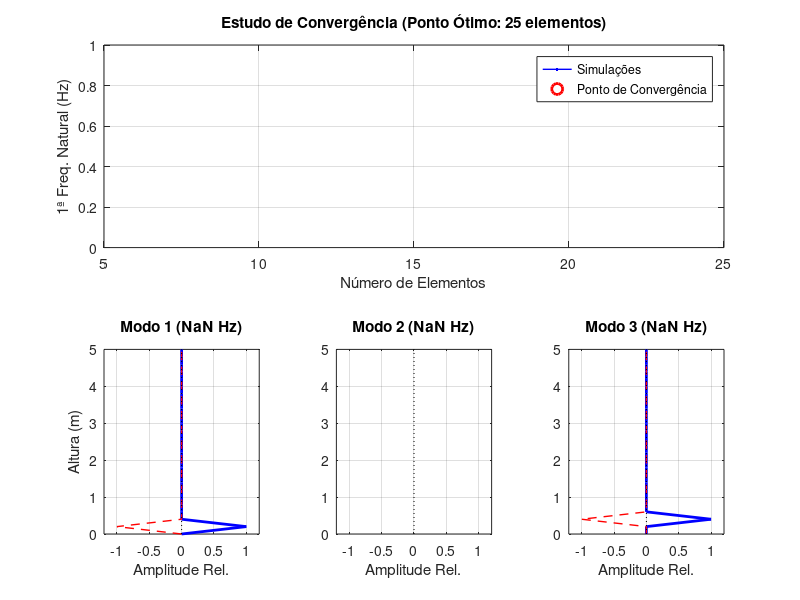

MATLAB code for this plot: (Note: this script raises an error after producing the figure.)
% =========================================================================
% PEC_MATLAB_A - MODAL ANALYSIS & FINITE ELEMENT NUMBER CONVERGENCE PLOT
% =========================================================================

clear; clc;

L_total   = input('Total Lenght (m): ');      
d_ext_mm  = input('External diameter (mm): ');
thick_mm  = input('Thickness (mm): ');
n_sim     = input('Número de simulações (n): ');
numel_base = input('Nº de Elementos inicial: ');
numel_inc  = input('Incremento de elementos: ');

disp(' ')
disp('Material:')
disp('-----------------------------------------')
disp('0 - Stainless Steel')
disp('1 - Aluminium')
disp('2 - PVC')
disp('3 for Other')
disp('-----------------------------------------')
material = input(' < ');
   
if isempty(material) || material < 0 || material > 3
    disp('--------------------------')
    disp('ERROR IN INPUT ')
    disp('Material has been set to 0 (Steel)')
    disp('--------------------------')
    material = 0;
end

if material == 0
    dens  = 7850;        
    Y_MOD = 210;         
    n2 = 'Aço';
elseif material == 1
    dens  = 2700;        
    Y_MOD = 70;          
    n2 = 'Alumínio';
elseif material == 2
    dens  = 1300;          
    Y_MOD = 2.41;          
    n2 = 'PVC';
else
    dens  = input('Material density (kg/m3): ');
    Y_MOD = input('Young Modulus (GPa): ');
    n2 = input('Nome do Material: ');
end
 
E = Y_MOD * 1e9; 

disp(' ')
disp('Tipo de Torre:')
disp('-----------------------------------------')
disp('0 - Lisa')
disp('1 - Flangeada')
disp('2 - Encaixe')
disp('-----------------------------------------')
torre = input(' < ');

posicoes_flange = []; 
massa_f = 0; 
J_flange = 0;
n_encaixes = 0;
n1 = ''; n3 = ''; n4 = '';

if isempty(torre) || torre < 0 || torre > 2
    disp('--------------------------')
    disp('ERROR IN INPUT ')
    disp('Torre has been set to 0 (Lisa)')
    disp('--------------------------')
    torre = 0;
end

if torre == 0
    posicoes_flange = [];
    n1 = 'Lisa';

elseif torre == 1
    n1 = 'Flangeada';
    disp(' ')
    n_flanges = input('\n Quantas flanges deseja adicionar? ');
    d_ext_f = input('Diâmetro Externo das Flanges (mm): ');
    massa_f = input('Massa de cada flange (Kg): ');

    posicoes_flange = zeros(1, n_flanges);
    for p = 1:n_flanges
        posicoes_flange(p) = input(['Posição da flange ' num2str(p) ' (0 a 1 da altura): ']);
    end
    
    disp(' ')
    disp('Haverá variação de diâmetro entre as secções?')
    disp('0 - Não (Diâmetro constante em toda a torre)')
    disp('1 - Sim (Definir diâmetro para cada secção)')
    var_diam = input(' < ');
    
    if var_diam == 1
        n3 = 'com variação de diâmetro entre secções';
        diams_seccoes = zeros(1, n_flanges + 1);
        
        diams_seccoes(1) = d_ext_mm; 
        fprintf('Diâmetro da secção 1 (Base): %.0f mm (definido no início)\n', d_ext_mm);
        
        for s = 2:n_flanges + 1
            diams_seccoes(s) = input(['Diâmetro da secção ' num2str(s) ' (mm): ']);
        end
    else
        n3 = 'sem variação de diâmetro entre secções';
        diams_seccoes = ones(1, n_flanges + 1) * d_ext_mm;
    end
    
    r_ext_f = (d_ext_f / 2) / 1000;
    r_int_f = ((diams_seccoes(1)/2) - thick_mm) / 1000; 
    J_flange = 0.5 * massa_f * (r_ext_f^2 + r_int_f^2);

    if isempty(posicoes_flange)
        posicoes_flange = []; 
        fprintf('Nenhuma flange adicionada.\n');
    end
    

elseif torre == 2
    n1 = 'de Encaixe';
    
    disp(' ')
    disp('A geometria base da torre é:')
    disp('0 - Telescópica (Diâmetro constante)')
    disp('1 - Cónica (Variação linear de diâmetro)')
    tipo_geo = input(' < ');
    
    if tipo_geo == 1
        n4 = 'Telescópica (Diâmetro constante)';
        d_topo_mm = input('Diâmetro no Topo (mm): ');
    else
        n4 = 'Cónica (Variação linear de diâmetro)';
    end

    n_encaixes = input('Quantos encaixes deseja adicionar? ');
    pos_encaixe_perc = zeros(1, n_encaixes);
    L_overlap = zeros(1, n_encaixes);
    thick_int_mm = zeros(1, n_encaixes);
    
    for j = 1:n_encaixes
        disp(' ')
        fprintf('\n--- Dados do Encaixe nº%d ---\n', j);
        pos_encaixe_perc(j) = input('Posição do início do encaixe (0 a 1 da altura): ');
        L_overlap(j) = input('Comprimento da sobreposição/overlap (m): ');
        thick_int_mm(j) = input('Espessura do tubo interno no encaixe (mm): ');
    end
end

r_ext = (d_ext_mm / 1000) / 2;
r_int = r_ext - (thick_mm / 1000);
Area = pi * (r_ext^2 - r_int^2);
I_moment = (pi/4) * (r_ext^4 - r_int^4); 
rho_a = dens * Area;

r_int_f = r_ext; 

res_f = zeros(n_sim, 1); 
res_n = zeros(n_sim, 1);


for k = 1:n_sim
    NUMEL = numel_base + (k-1)*numel_inc;
    res_n(k) = NUMEL;
    le = L_total / NUMEL;
    
    NDOF = 2 * (NUMEL + 1);
    K_global = zeros(NDOF, NDOF);
    M_global = zeros(NDOF, NDOF);
    
    for i = 1:NUMEL
        z_mid = (i - 0.5) * le;
        z_perc = z_mid / L_total; 
        
        if torre == 1
            idx_s = sum(z_perc > posicoes_flange) + 1;
            d_atual_mm = diams_seccoes(idx_s);
            
        elseif torre == 2 && tipo_geo == 1
            d_atual_mm = d_ext_mm - (d_ext_mm - d_topo_mm) * z_perc;
            
        else
            d_atual_mm = d_ext_mm; 
        end
        
        r_ext_at = (d_atual_mm / 1000) / 2;
        r_int_at = r_ext_at - (thick_mm / 1000);
        I_atual = (pi/4) * (r_ext_at^4 - r_int_at^4);
        Area_atual = pi * (r_ext_at^2 - r_int_at^2);
        
        if torre == 2
            for j = 1:n_encaixes
                z_enc_ini = pos_encaixe_perc(j) * L_total;
                z_enc_fim = z_enc_ini + L_overlap(j);
                
                if z_mid >= z_enc_ini && z_mid <= z_enc_fim
                    r_ext_in = r_int_at; 
                    r_int_in = r_ext_in - (thick_int_mm(j) / 1000);
                    
                    I_atual = I_atual + (pi/4) * (r_ext_in^4 - r_int_in^4);
                    Area_atual = Area_atual + pi * (r_ext_in^2 - r_int_in^2);
                    break; 
                end
            end
        end
        
        rho_a_atual = dens * Area_atual;
        ke = (E * I_atual / le^3) * [12, 6*le, -12, 6*le; 6*le, 4*le^2, -6*le, 2*le^2; -12, -6*le, 12, -6*le; 6*le, 2*le^2, -6*le, 4*le^2];
        me = (rho_a_atual * le / 420) * [156, 22*le, 54, -13*le; 22*le, 4*le^2, 13*le, -3*le^2; 54, 13*le, 156, -22*le; -13*le, -3*le^2, -22*le, 4*le^2];
        
        idx = (2*i-1):(2*i+2);
        K_global(idx, idx) = K_global(idx, idx) + ke;
        M_global(idx, idx) = M_global(idx, idx) + me;
    end

    for p = 1:length(posicoes_flange)
        no_flange = round(posicoes_flange(p) * NUMEL) + 1;
        idx_trans = 2 * no_flange - 1;
        idx_rot = 2 * no_flange;
        M_global(idx_trans, idx_trans) = M_global(idx_trans, idx_trans) + massa_f;
        M_global(idx_rot, idx_rot) = M_global(idx_rot, idx_rot) + J_flange;
    end

    K_red = K_global(3:end, 3:end);
    M_red = M_global(3:end, 3:end);
    [V, D] = eig(K_red, M_red);
    frequencias = sort(sqrt(diag(D))) / (2*pi);
    
    res_f(k) = frequencias(1); 
end

if torre == 0
    tol = 1e-7; 
    min_sim_analise = 5;
    
elseif torre == 1
    if var_diam == 1
        tol = 1e-2;
        min_sim_analise = 15; 
    else
        tol = 1e-4;
        min_sim_analise = 10;
    end
    
elseif torre == 2
    if tipo_geo == 1
        tol = 1e-5;
        min_sim_analise = 20; 
    else
        tol = 1e-3;
        min_sim_analise = 20;
    end
end

idx_conv = n_sim; 
for k = 2:n_sim
    variacao = abs(res_f(k) - res_f(k-1)) / res_f(k-1);
    if variacao < tol && k >= min_sim_analise
        idx_conv = k;
        break;
    end
end

for k = 2:n_sim
    variacao = abs(res_f(k) - res_f(k-1)) / res_f(k-1);
    if variacao < tol && k > min_sim_analise
        idx_conv = k;
        break;
    end
end
numel_otimo = res_n(idx_conv);

fprintf('\n=================================================');
fprintf('\n   RESULTADOS DA ANÁLISE MODAL (Ponto Ótimo)');
fprintf('\n=================================================');
fprintf('\n Torre Selecionada: %s %s %s', n1, n3, n4);
fprintf('\n Material Selecionado: %s', n2);
fprintf('\n-------------------------------------------------');
for m = 1:3
    fprintf('\n Frequência Natural Modo %d: %.4f Hz', m, frequencias(m));
end
fprintf('\n=================================================\n');

n_nos = NUMEL + 1;
NDOF_total = 2 * n_nos;
V_completo = zeros(NDOF_total, size(V, 2));
V_completo(3:end, :) = V; 

indices_trans = 1:2:NDOF_total; 
H_plot = linspace(0, L_total, n_nos);

figure('Color', 'w', 'Name', 'Convergência e Modos de Vibração');

subplot(2, 3, 1:3); 
plot(res_n, res_f, '-b.', 'LineWidth', 1); hold on;
plot(numel_otimo, res_f(idx_conv), 'ro', 'MarkerSize', 10, 'LineWidth', 2);
grid on;
title(['Estudo de Convergência (Ponto Ótimo: ' num2str(numel_otimo) ' elementos)']);
xlabel('Número de Elementos'); 
ylabel('1ª Freq. Natural (Hz)');
legend('Simulações', 'Ponto de Convergência');

for m = 1:3
    subplot(2, 3, m + 3);
    modo_lateral = V_completo(indices_trans, m);
    modo_norm = modo_lateral / max(abs(modo_lateral));
    
    plot(modo_norm, H_plot, 'b', 'LineWidth', 2); hold on;
    plot(-modo_norm, H_plot, 'r--', 'LineWidth', 1);
    plot([0 0], [0 L_total], 'k:'); 
    
    title(['Modo ' num2str(m) ' (' num2str(frequencias(m), 4) ' Hz)']);
    xlabel('Amplitude Rel.');
    if m == 1, ylabel('Altura (m)'); end
    grid on;
    axis([-1.2 1.2 0 L_total]);
end

fprintf('\n--- A iniciar exportação para Excel ---\n');

nomeArquivoExcel = 'Resultados_Frequencias.xlsx';
nomeFolha = 'Comparação de Torres';

if ~exist('frequencias', 'var') || isempty(frequencias)
    error('ERRO: A variável "frequencias" não existe ou está vazia!');
end

try
    nome_exibicao = strtrim(sprintf('%s %s %s', n1, n3, n4));
    
    r_ext_m = (d_ext_mm / 2) / 1000;
    r_int_m = r_ext_m - (thick_mm / 1000);
    area_m2 = pi * (r_ext_m^2 - r_int_m^2);
    massa_tubo = area_m2 * L_total * dens;
    massa_final = massa_tubo + (length(posicoes_flange) * massa_f);

    novaLinha = {nome_exibicao, n2, frequencias(1), frequencias(2), frequencias(3), massa_final};
    cabecalhos = {'Tipo_de_Torre', 'Material', 'Modo_1_Hz', 'Modo_2_Hz', 'Modo_3_Hz', 'Massa_Total_kg'};
    
    disp('-> Dados preparados com sucesso.');
catch ME
    fprintf('ERRO ao preparar dados: %s\n', ME.message);
end

try
    if exist(nomeArquivoExcel, 'file')
        disp('-> O ficheiro já existe. A tentar anexar...');
        opts = detectImportOptions(nomeArquivoExcel, 'Sheet', nomeFolha);
        tabelaAtual = readtable(nomeArquivoExcel, opts, 'Sheet', nomeFolha);
        
        novaTabela = cell2table(novaLinha, 'VariableNames', tabelaAtual.Properties.VariableNames);
        tabelaFinal = [tabelaAtual; novaTabela];
        
        writetable(tabelaFinal, nomeArquivoExcel, 'Sheet', nomeFolha);
    else
        disp('-> O ficheiro não existe. A criar novo...');
        T = cell2table(novaLinha, 'VariableNames', cabecalhos);
        writetable(T, nomeArquivoExcel, 'Sheet', nomeFolha);
    end
    fprintf('-> SUCESSO: Dados gravados em %s\n', fullfile(pwd, nomeArquivoExcel));
catch ME
    fprintf('ERRO CRÍTICO na gravação: %s\n', ME.message);
    if contains(ME.message, 'permission', 'IgnoreCase', true)
        disp('Sugerido: FECHA O EXCEL! O ficheiro está bloqueado.');
    end
end

if ~exist('diams_seccoes', 'var')
    diams_seccoes = repmat(d_ext_mm, 1, NUMEL); 
end

E_pa = Y_MOD * 1e9; 

save('propriedades_torre.mat', 'M_red', 'K_red', 'frequencias', 'L_total', 'thick_mm', 'diams_seccoes', 'E_pa', 'dens', 'NUMEL');
